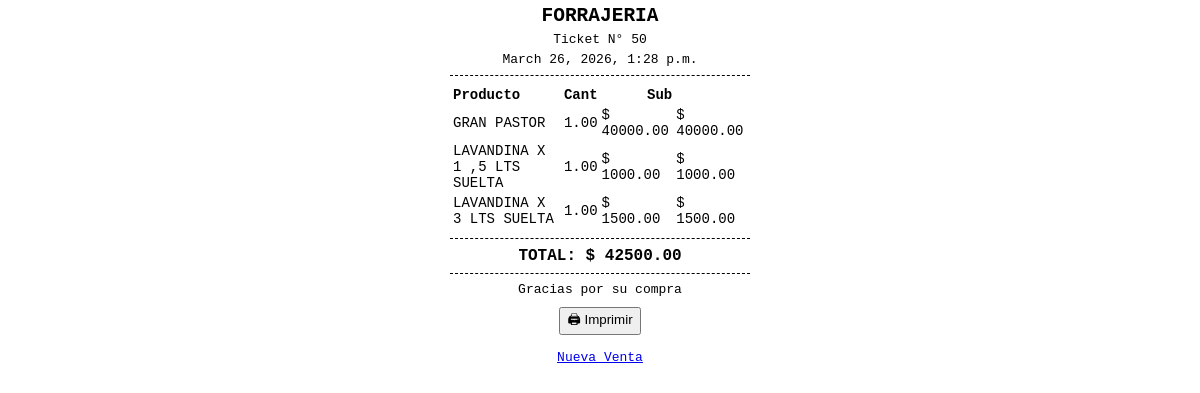
Screenshot of /home/reimprimir/50/ with the database file from the repository.
### applications/home/models.py (models this page shows, shortened)
class Venta(models.Model):
    MEDIOS_PAGO = [
    ('efectivo', 'Efectivo'),
    ('transferencia', 'Transferencia'),
    ('qr', 'QR'),
    ('debito', 'Débito'),
    ('credito', 'Crédito'),
]
    fecha = models.DateTimeField(auto_now_add=True)
    total = models.DecimalField(max_digits=10, decimal_places=2)
    medio_pago = models.CharField(max_length=20, choices=MEDIOS_PAGO, default='efectivo')
    cerrada = models.BooleanField(default=False)
    usuario = models.ForeignKey(User, on_delete=models.SET_NULL, null=True)

class DetalleVenta(models.Model):
    venta = models.ForeignKey(Venta, on_delete=models.CASCADE)
    producto = models.ForeignKey(Producto, on_delete=models.CASCADE)
    cantidad = models.DecimalField(max_digits=10, decimal_places=2)
    precio = models.DecimalField(max_digits=10, decimal_places=2)
    subtotal = models.DecimalField(max_digits=10, decimal_places=2)

### applications/productos/models.py (models this page shows, shortened)
class Producto(models.Model):
    codigo = models.CharField(max_length=20, unique=True)
    nombre = models.CharField(max_length=100)
    precio = models.DecimalField(max_digits=10, decimal_places=2)
    stock = models.DecimalField(max_digits=10, decimal_places=2)

### applications/home/views.py (the view)
# urls.py: path('reimprimir/<int:venta_id>/', views.reimprimir_venta, name='reimprimir_venta'),
def reimprimir_venta(request, venta_id):
    venta = get_object_or_404(Venta, id=venta_id)
    return render(request, 'home/ticket.html', {
        'venta': venta
    })

### applications/home/templates/home/ticket.html (shortened to what this page needs)
<!DOCTYPE html>
<html>
<head>
</head>
<body>
    <h2>FORRAJERIA</h2>
    <p>Ticket N° {{ venta.id }}</p>
    <p>{{ venta.fecha }}</p>
    <hr>
    <table>
        <tr>
            <th>Producto</th>
            <th>Cant</th>
            <th class="right">Sub</th>
        </tr>
{% for item in venta.detalleventa_set.all %}
<tr>
    <td>{{ item.producto.nombre }}</td>
    <td>{{ item.cantidad }}</td>
    <td>$ {{ item.precio }}</td>
    <td>$ {{ item.subtotal }}</td>
</tr>
{% endfor %}
    </table>
    <hr>
    <p class="total">TOTAL: $ {{ venta.total }}</p>
    <hr>
    <p>Gracias por su compra</p>
    <div class="no-print">
        <button onclick="window.print()">🖨 Imprimir</button>
        <br><br>
        <a href="{% url 'venta' %}">Nueva Venta</a>
    </div>
</body>
</html>

### applications/home/templates/home/ticket.html (style rules this page uses)
body { font-family: monospace; width: 300px; margin: auto; }
h2, p { text-align: center; margin: 5px 0; }
table { width: 100%; font-size: 14px; }
th, td { text-align: left; }
.right { text-align: right; }
hr { border: none; border-top: 1px dashed black; margin: 8px 0; }
.total { font-size: 16px; font-weight: bold; }
.no-print { text-align: center; margin-top: 10px; }

### rows the page displays
Venta: id "50", fecha "March 26, 2026, 1:28 p.m.", total "42500.00"
DetalleVenta: producto.nombre "GRAN PASTOR", cantidad "1.00", precio "40000.00", subtotal "40000.00"
DetalleVenta: producto.nombre "LAVANDINA X 1 ,5 LTS SUELTA", cantidad "1.00", precio "1000.00", subtotal "1000.00"
DetalleVenta: producto.nombre "LAVANDINA X 3 LTS SUELTA", cantidad "1.00", precio "1500.00", subtotal "1500.00"
